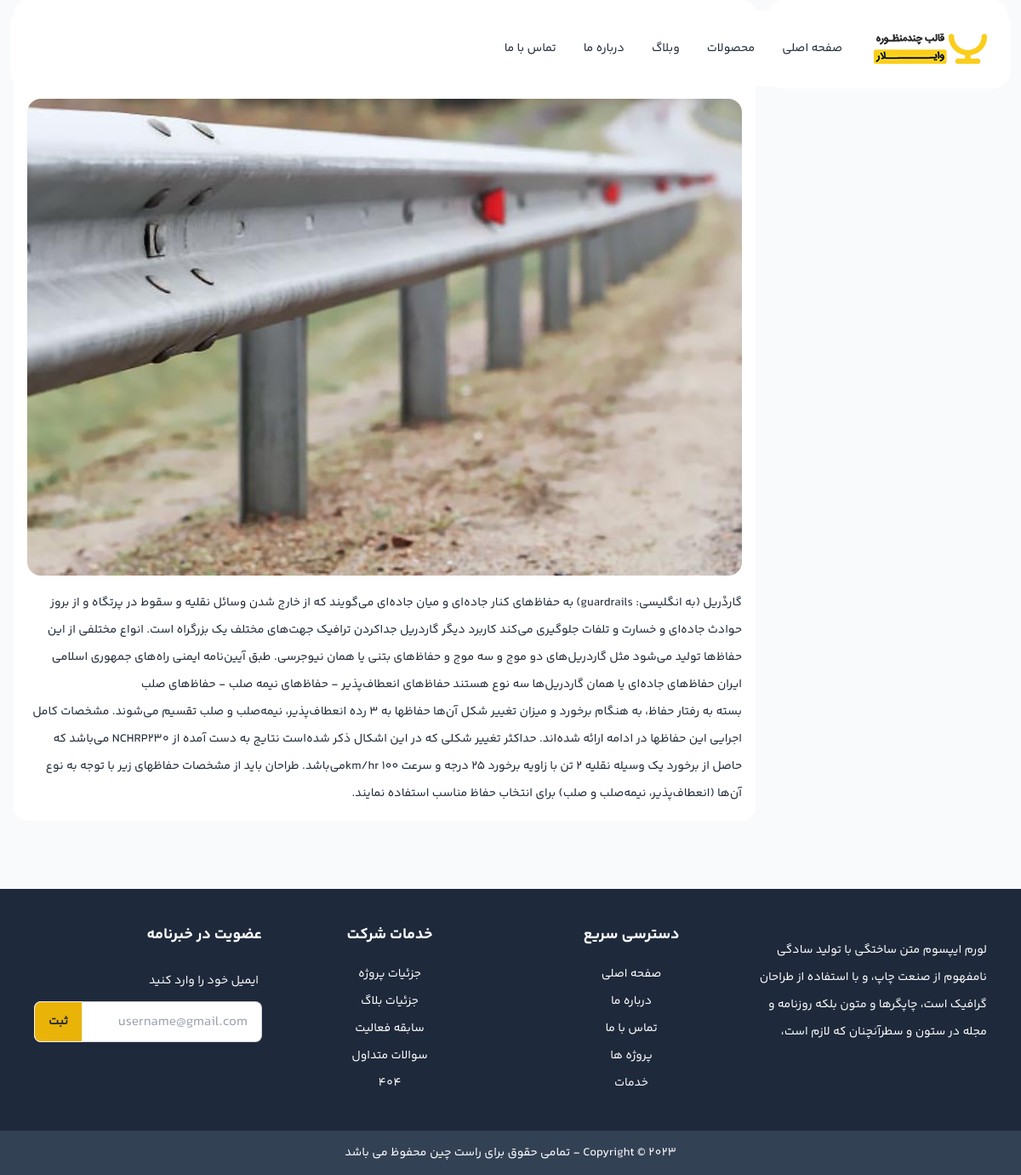
Page /blog/1/ on the committed database.
### web/models.py (models this page shows, shortened)
class Blog(models.Model):
    title = models.CharField(max_length=200, verbose_name="عنوان")
    summary = models.TextField(verbose_name="خلاصه")
    description = models.TextField(verbose_name="شرح", default='No description')  # مقدار پیش‌فرض
    cover = models.ImageField(upload_to='images/', verbose_name="عکس کاور", blank=True, null=True)
    is_active = models.BooleanField(default=True, verbose_name="فعال / غیرفعال")
    created_at = models.DateTimeField(auto_now_add=True)

### web/views.py (the view)
# urls.py: path('blog/<int:id>/', views.blog_detail, name='blog_detail'),
def blog_detail(request, id):
    post = get_object_or_404(Blog, id=id)
    return render(request, 'blog_detail.html', {'post': post})

### web/templates/blog_detail.html (shortened to what this page needs)
{% extends '_base/_base.html' %}
{% load static %}
{% load humanize %}
{% block main %}
{% include '_base/_navbar.html' %}
<section class="mb-20 px-4">
    <div class="container mx-auto max-w-screen-xl">
        <div class="grid grid-cols-12 gap-4">
            <div class="col-span-12 md:col-span-9 order-1 md:order-2">
                <div class="bg-white p-4 rounded-2xl leading-8">
                    <div class="border-r-4 bg-slate-100 border-yellow-400 mb-4 rounded-2xl p-4">
                        <h1 class="mb-2 text-base font-YekanBakh-Bold">{{ post.title }}</h1>
                        <div class="flex items-center gap-4 text-xs text-gray-500">
                            <span class="flex items-center gap-1">
                            </span>
                        </div>
                    </div>
                    {% if post.cover %}
                        <img class="rounded-2xl w-full" src="{{ post.cover.url }}" alt="{{ post.title }}">
                    {% endif %}
                    <p class="mt-4 text-justify leading-8 text-gray-700">
                        {{ post.description|linebreaks }}
                    </p>
                </div>
            </div>
            <div class="col-span-12 md:col-span-3 order-2 md:order-1">
                <div class="bg-white p-4 rounded-2xl mb-4 leading-8">
                    <div class="border-r-4 bg-slate-100 border-yellow-400 mb-4 rounded-2xl p-4">
                        <h3 class="font-YekanBakh-Bold text-slate-800 text-base">مطالب مرتبط</h3>
                    </div>
                </div>
            </div>
        </div>
    </div>
</section>
{% include '_base/_footer.html' %}
{% endblock %}

### static/css/style.css (style rules this page uses)
html { line-height: 1.5; -webkit-text-size-adjust: 100%; -moz-tab-size: 4; -o-tab-size: 4; tab-size: 4; font-family: ui-sans-serif, system-ui, -apple-system, BlinkMacSystemFont, "Segoe UI", Roboto, "Helvetica Neue", Arial, "Noto Sans", sans-serif, "Apple Color Emoji", "Segoe UI Emoji", "Segoe UI Symbol", "Noto Color Emoji"; font-feature-settings: normal; font-variation-settings: normal; }
body { margin: 0; line-height: inherit; }
h1, h2, h3, h4, h5, h6 { font-size: inherit; font-weight: inherit; }
blockquote, dl, dd, h1, h2, h3, h4, h5, h6, hr, figure, p, pre { margin: 0; }
img, svg, video, canvas, audio, iframe, embed, object { display: block; vertical-align: middle; }
img, video { max-width: 100%; height: auto; }
:root, [data-theme] { background-color: hsl(var(--b1) / var(--tw-bg-opacity, 1)); color: hsl(var(--bc) / var(--tw-text-opacity, 1)); }
html { -webkit-tap-highlight-color: transparent; }
:root { color-scheme: light; --pf: 259 94% 44%; --sf: 314 100% 40%; --af: 174 75% 39%; --nf: 214 20% 14%; --in: 198 93% 60%; --su: 158 64% 52%; --wa: 43 96% 56%; --er: 0 91% 71%; --inc: 198 100% 12%; --suc: 158 100% 10%; --wac: 43 100% 11%; --erc: 0 100% 14%; --rounded-box: 1rem; --rounded-btn: 0.5rem; --rounded-badge: 1.9rem; --animation-btn: 0.25s; --animation-input: .2s; --btn-text-case: uppercase; --btn-focus-scale: 0.95; --border-btn: 1px; --tab-border: 1px; --tab-radius: 0.5rem; --p: 259 94% 51%; --pc: 259 96% 91%; --s: 314 100% 47%; --sc: 314 100% 91%; --a: 174 75% 46%; --ac: 174 75% 11%; --n: 214 20% 21%; --nc: 212 19% 87%; --b1: 0 0% 100%; --b2: 0 0% 95%; --b3: 180 2% 90%; --bc: 215 28% 17%; }
.container { width: 100%; }
@media (min-width: 640px) { .container { max-width: 640px; } }
@media (min-width: 768px) { .container { max-width: 768px; } }
@media (min-width: 1024px) { .container { max-width: 1024px; } }
.order-1 { order: 1; }
.order-2 { order: 2; }
.col-span-12 { grid-column: span 12 / span 12; }
.mx-auto { margin-left: auto; margin-right: auto; }
.mb-2 { margin-bottom: 0.5rem; }
.mb-20 { margin-bottom: 5rem; }
.mb-4 { margin-bottom: 1rem; }
.mt-4 { margin-top: 1rem; }
.flex { display: flex; }
.grid { display: grid; }
.w-full { width: 100%; }
.max-w-screen-xl { max-width: 1280px; }
.grid-cols-12 { grid-template-columns: repeat(12, minmax(0, 1fr)); }
.items-center { align-items: center; }
.gap-1 { gap: 0.25rem; }
.gap-4 { gap: 1rem; }
.rounded-2xl { border-radius: 1rem; }
.border-r-4 { border-right-width: 4px; }
.border-yellow-400 { --tw-border-opacity: 1; border-color: rgb(250 204 21 / var(--tw-border-opacity)); }
.bg-slate-100 { --tw-bg-opacity: 1; background-color: rgb(241 245 249 / var(--tw-bg-opacity)); }
.bg-slate-50 { --tw-bg-opacity: 1; background-color: rgb(248 250 252 / var(--tw-bg-opacity)); }
.bg-white { --tw-bg-opacity: 1; background-color: rgb(255 255 255 / var(--tw-bg-opacity)); }
.p-4 { padding: 1rem; }
.px-4 { padding-left: 1rem; padding-right: 1rem; }
.font-YekanBakh-Bold { font-family: YekanBakh-Bold; }
.font-YekanBakh-Regular { font-family: YekanBakh-Regular; }
.text-base { font-size: 1rem; line-height: 1.5rem; }
.text-sm { font-size: 0.875rem; line-height: 1.25rem; }
.text-xs { font-size: 0.75rem; line-height: 1rem; }
.leading-8 { line-height: 2rem; }
.text-slate-800 { --tw-text-opacity: 1; color: rgb(30 41 59 / var(--tw-text-opacity)); }
.text-gray-700 { --tw-text-opacity: 1; color: rgb(55 65 81 / var(--tw-text-opacity)); }
@media (min-width: 768px) { .md\:order-1 { order: 1; } }
@media (min-width: 768px) { .md\:order-2 { order: 2; } }
@media (min-width: 768px) { .md\:col-span-3 { grid-column: span 3 / span 3; } }
@media (min-width: 768px) { .md\:col-span-9 { grid-column: span 9 / span 9; } }

### rows in the picture
Blog: cover (picture), description "گاردْریل (به انگلیسی: guardrails) به حفاظ‌های کنار جاده‌ای و میان جاده‌ای می‌گویند که از خارج شدن وسائل نقلیه و سقوط در پرتگاه و از بروز حوادث جاده‌ای و خسارت و تلفات جلوگیری می‌کند کاربرد دیگر گاردریل جداکردن ترافیک جهت‌های مختلف یک بزرگراه است. انواع مختلفی از این حفاظ‌ها تولید می‌شود مثل گاردریل‌های دو موج و سه موج و حفاظ‌های بتنی یا همان نیوجرسی. طبق آیین‌نامه ایمنی راه‌های جمهوری اسلامی ایران حفاظ‌های جاده‌ای یا همان گاردریل‌ها سه نوع هستند حفاظ‌های انعطاف‌پذیر - حفاظ‌های نیمه صلب - حفاظ‌های صلب بسته به رفتار حفاظ، به هنگام برخورد و میزان تغییر شکل آن‌ها حفاظها به ۳ رده انعطاف‌پذیر، نیمه‌صلب و صلب تقسیم می‌شوند. مشخصات کامل اجرایی این حفاظها در ادامه ارائه شده‌اند. حداکثر تغییر شکلی که…"
